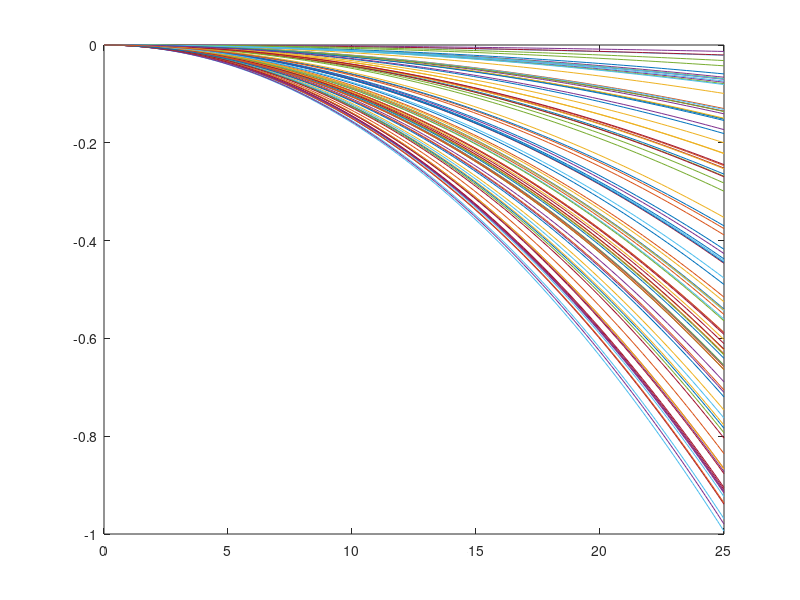

This chart was generated by the following MATLAB code:
clc
clear
close all
cases = 100;
steady = -1;
x = linspace(0,25,100);

for c = 1:cases
    max_dz = 0 + (steady)*rand;
    
    y = @(x) max_dz/25/25*x.^2 ;
    plot(x,y(x))
    hold  on
    
end